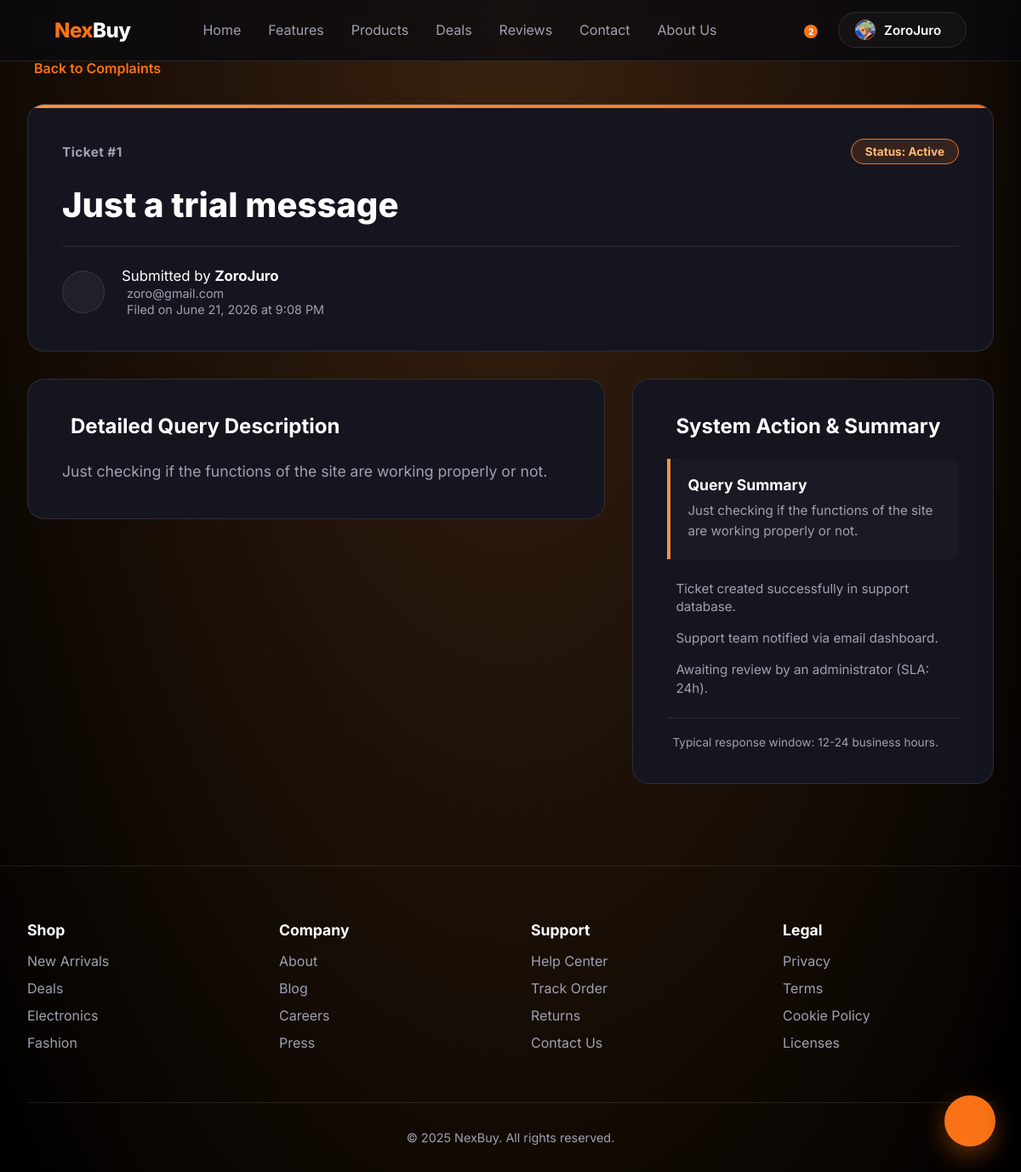
Page /complaint/1/ (signed in) on the committed database.
### NexBuy/models.py (models this page shows, shortened)
class UserProfile(models.Model):
    user = models.OneToOneField(User, on_delete=models.CASCADE, related_name='profile')
    profile_picture = models.ImageField(upload_to='profiles/', null=True, blank=True)
    phone_number = models.CharField(max_length=20, blank=True, null=True)
    street_address = models.CharField(max_length=255, blank=True, null=True)
    city = models.CharField(max_length=100, blank=True, null=True)
    state = models.CharField(max_length=100, blank=True, null=True)
    zip_code = models.CharField(max_length=20, blank=True, null=True)
    country = models.CharField(max_length=100, default='India')
    email_notifications = models.BooleanField(default=True)
    preferred_language = models.CharField(max_length=50, default='English')

class ContactMessage(models.Model):
    name = models.CharField(max_length=255)
    email = models.EmailField()
    subject = models.CharField(max_length=255)
    message = models.TextField()
    summary = models.TextField(blank=True, null=True)
    created_at = models.DateTimeField(auto_now_add=True)

### NexBuy/views.py (the view)
# urls.py: path('complaint/<int:pk>/', views.complaint_detail_view, name='complaint_detail'),
def complaint_detail_view(request, pk):
    from django.shortcuts import get_object_or_404
    complaint = get_object_or_404(ContactMessage, pk=pk)
    if not complaint.summary:
        if len(complaint.message) > 120:
            complaint.summary = complaint.message[:120] + "..."
        else:
            complaint.summary = complaint.message
        complaint.save()
    return render(request, 'NexBuy/complaint_detail.html', {'complaint': complaint})

### NexBuy/templates/NexBuy/complaint_detail.html (shortened to what this page needs)
{% extends 'NexBuy/base.html' %}
{% load static %}
{% block extra_css %}
    <link rel="stylesheet" href="{% static 'NexBuy/css/complaint_detail.css' %}">
{% endblock %}
{% block content %}
    <main class="page-wrapper">
        <div class="detail-container">
            <a href="{% url 'contact' %}" class="back-link">
                 Back to Complaints
            </a>
            <div class="ticket-header-block">
                <div class="ticket-meta-info">
                    <span class="ticket-id">Ticket #{{ complaint.id }}</span>
                    <span class="status-badge-detail">Status: Active</span>
                </div>
                <h1>{{ complaint.subject }}</h1>
                <div class="reporter-details">
                    <div class="avatar">
                    </div>
                    <div class="reporter-text">
                        <p class="reporter-name">Submitted by <strong>{{ complaint.name }}</strong></p>
                        <p class="reporter-email"> {{ complaint.email }}</p>
                        <p class="reporter-date"> Filed on {{ complaint.created_at|date:"F d, Y \a\t g:i A" }}</p>
                    </div>
                </div>
            </div>
            <div class="detail-grid">
                <div class="message-section-card">
                    <h2> Detailed Query Description</h2>
                    <div class="message-text-content">
                        {{ complaint.message|linebreaks }}
                    </div>
                </div>
                <div class="summary-section-card">
                    <h2> System Action & Summary</h2>
                    <div class="summary-content">
                        <div class="summary-box">
                            <h3>Query Summary</h3>
                            <p>{{ complaint.summary }}</p>
                        </div>
                        <div class="info-checklist">
                            <div class="checklist-item">
                                <span>Ticket created successfully in support database.</span>
                            </div>
                            <div class="checklist-item">
                                <span>Support team notified via email dashboard.</span>
                            </div>
                            <div class="checklist-item">
                                <span>Awaiting review by an administrator (SLA: 24h).</span>
                            </div>
                        </div>
                        <div class="action-footer">
                            <p class="sla-text"> Typical response window: 12-24 business hours.</p>
                        </div>
                    </div>
                </div>
            </div>
        </div>
    </main>
{% endblock %}

### NexBuy/templates/NexBuy/base.html (shortened to what this page needs)
{% load static %}
<!DOCTYPE html>
<html lang="en">
<head>
    <link rel="stylesheet" href="{% static 'NexBuy/css/base.css' %}?v=3.1">
    {% block extra_css %}{% endblock %}
</head>
<body>
    <nav>
        <a href="{% url 'index' %}" class="logo" style="cursor: pointer; background: none; -webkit-text-fill-color: initial; text-decoration: none;">
            <span style="color: var(--accent-primary);">Nex</span><span style="color: white;">Buy</span>
        </a>
        <ul class="nav-links">
            <li><a href="{% url 'index' %}" class="{% block active_home %}{% endblock %}">Home</a></li>
            <li><a href="{% url 'index' %}#features">Features</a></li>
            <li><a href="{% url 'product' %}" class="{% block active_products %}{% endblock %}">Products</a></li>
            <li><a href="{% url 'index' %}#pricing">Deals</a></li>
            <li><a href="{% url 'testimonial' %}" class="{% block active_reviews %}{% endblock %}">Reviews</a></li>
            <li><a href="{% url 'contact' %}" class="{% block active_contact %}{% endblock %}">Contact</a></li>
            <li><a href="{% url 'aboutus' %}" class="{% block active_about %}{% endblock %}">About Us</a></li>
        </ul>
        <div class="nav-right" style="display: flex; align-items: center; gap: 1.5rem;">
            <div id="search-wrapper" style="display: flex; align-items: center; position: relative;">
            </div>
            <div id="nav-cart-trigger" style="position: relative; cursor: pointer; margin-right: 0.5rem;">
                <span style="position: absolute; top: -6px; right: -8px; background: var(--accent-primary); color: white; font-size: 0.65rem; font-weight: bold; width: 16px; height: 16px; border-radius: 50%; display: flex; align-items: center; justify-content: center;">2</span>
            </div>
            {% if user.is_authenticated %}
                <div class="profile-dropdown-container">
                    <button class="profile-dropdown-trigger" aria-label="User Profile Menu">
                        {% if user.profile.profile_picture %}
                            <img src="{{ user.profile.profile_picture.url }}" alt="Profile Photo" class="profile-avatar-nav">
                        {% else %}
                            <i class="ph ph-user-circle"></i>
                        {% endif %}
                        <span class="profile-name-short">{{ user.first_name|default:user.email }}</span>
                    </button>
                </div>
            {% else %}
                <a href="{% url 'sign_in' %}" class="nav-cta" style="text-decoration: none;">
                    Sign In
                </a>
            {% endif %}
        </div>
    </nav>
    {% block content %}{% endblock %}
    <footer>
        <div class="footer-content">
            <div class="footer-section">
                <h4>Shop</h4>
                <ul>
                    <li><a href="#">New Arrivals</a></li>
                    <li><a href="#">Deals</a></li>
                    <li><a href="{% url 'product' %}?category=electronics">Electronics</a></li>
                    <li><a href="{% url 'product' %}?category=fashion">Fashion</a></li>
                </ul>
            </div>
            <div class="footer-section">
                <h4>Company</h4>
                <ul>
                    <li><a href="{% url 'aboutus' %}">About</a></li>
                    <li><a href="#">Blog</a></li>
                    <li><a href="#">Careers</a></li>
                    <li><a href="#">Press</a></li>
                </ul>
            </div>
            <div class="footer-section">
                <h4>Support</h4>
                <ul>
                    <li><a href="#">Help Center</a></li>
                    <li><a href="#">Track Order</a></li>
                    <li><a href="#">Returns</a></li>
                    <li><a href="{% url 'contact' %}">Contact Us</a></li>
                </ul>
            </div>
            <div class="footer-section">
                <h4>Legal</h4>
                <ul>
                    <li><a href="#">Privacy</a></li>
                    <li><a href="#">Terms</a></li>
                    <li><a href="#">Cookie Policy</a></li>
                    <li><a href="#">Licenses</a></li>
                </ul>
            </div>
        </div>
        <div class="footer-bottom">
            <p>&copy; 2025 NexBuy. All rights reserved.</p>
        </div>
    </footer>
    <button class="ai-assistant-fab" aria-label="Open AI Assistant">
    </button>
</body>
</html>

### NexBuy/static/NexBuy/css/base.css (style rules this page uses)
* { margin: 0; padding: 0; box-sizing: border-box; }
:root { --bg-dark: #0a0a0f; --bg-card: #151520; --accent-primary: #f97316; --accent-cyan: #fb923c; --accent-glow: #fdba74; --text-primary: #ffffff; --text-secondary: #a0a0b0; --border-subtle: rgba(255, 255, 255, 0.1); }
body { font-family: 'Inter', sans-serif; background: #000000; color: var(--text-primary); overflow-x: hidden; cursor: auto; }
body::before { content: ''; position: fixed; top: 0; left: 0; width: 100%; height: 100%; background: radial-gradient(ellipse at top, #3a220f, #000000); z-index: -1; transform: translate3d(0, 0, 0); pointer-events: none; }
nav { position: fixed; top: 0; width: 100%; padding: 0.9rem 4rem; display: flex; justify-content: space-between; align-items: center; z-index: 1000; background: rgba(10, 10, 15, 0.75); backdrop-filter: blur(12px); border-bottom: 1px solid var(--border-subtle); }
.logo { font-size: 1.5rem; font-weight: 800; letter-spacing: -0.5px; background: linear-gradient(135deg, var(--accent-cyan), var(--accent-primary)); -webkit-background-clip: text; -webkit-text-fill-color: transparent; background-clip: text; }
.nav-links { display: flex; gap: 2rem; list-style: none; }
.nav-links a { color: var(--text-secondary); text-decoration: none; font-size: 1rem; transition: color 0.3s; position: relative; padding-bottom: 8px; }
.nav-links a::after { content: ''; position: absolute; left: 0; bottom: 0; width: 0; height: 2px; background: var(--accent-primary); transition: width 0.3s ease; }
.profile-dropdown-container { position: relative; display: inline-block; }
.profile-dropdown-trigger { display: flex; align-items: center; gap: 0.6rem; background: rgba(255, 255, 255, 0.03); border: 1px solid var(--border-subtle); padding: 0.5rem 1.2rem; border-radius: 50px; color: var(--text-primary); font-family: inherit; font-size: 0.95rem; font-weight: 600; cursor: pointer; transition: all 0.3s ease; }
.profile-avatar-nav { width: 24px; height: 24px; border-radius: 50%; object-fit: cover; border: 1.5px solid var(--accent-primary); }
footer { padding: 4rem 2rem 2rem; border-top: 1px solid var(--border-subtle); text-align: center; margin-top: 6rem; }
.footer-content { max-width: 1200px; margin: 0 auto; display: grid; grid-template-columns: repeat(auto-fit, minmax(200px, 1fr)); gap: 3rem; margin-bottom: 3rem; text-align: left; }
.footer-section h4 { margin-bottom: 1rem; font-size: 1.1rem; }
.footer-section ul { list-style: none; }
.footer-section ul li { margin: 0.75rem 0; }
.footer-section a { color: var(--text-secondary); text-decoration: none; transition: color 0.3s; }
.footer-bottom { padding-top: 2rem; border-top: 1px solid var(--border-subtle); color: var(--text-secondary); font-size: 0.9rem; }
.ai-assistant-fab { position: fixed; bottom: 30px; right: 30px; width: 60px; height: 60px; background: var(--accent-primary); border: none; border-radius: 50%; display: flex; align-items: center; justify-content: center; color: white; font-size: 2rem; cursor: pointer; box-shadow: 0 10px 30px rgba(249, 115, 22, 0.4); z-index: 1000; transition: all 0.3s ease; }

### rows in the picture
ContactMessage: id "1", subject "Just a trial message", name "ZoroJuro", email "zoro@gmail.com", created_at "June 21, 2026 at 9:08 PM", message "Just checking if the functions of the site are working properly or not.", summary "Just checking if the functions of the site are working properly or not."

### other values in the picture
{{ user.first_name|default:user.email }} "ZoroJuro"
